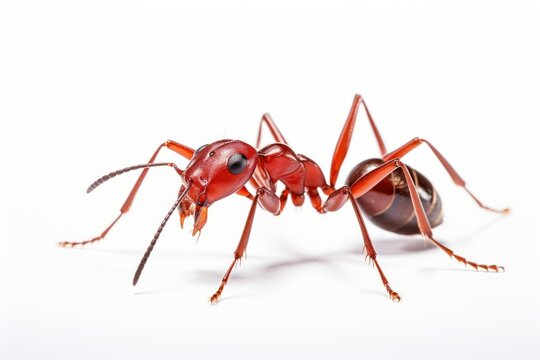
#> input picture images/ant.jpg, 540 x 360 px
$ python 30.thresholdValue.py
#> lines starting #> are read from the running program, lines starting #| are printed output that depends on the picture; after the words box and inside, x2 and y2 are one past the last pixel; in counts of white or black regions, pixels touching at a corner belong together
#compare Threshold and Matplotlib
import cv2
import matplotlib.pyplot as plt

img = cv2.imread('images/ant.jpg')
#> img is the input picture: shape (360, 540, 3); mean B, G, R 233.4, 234.6, 243.2
gray_img = cv2.cvtColor(img,cv2.COLOR_BGR2GRAY)
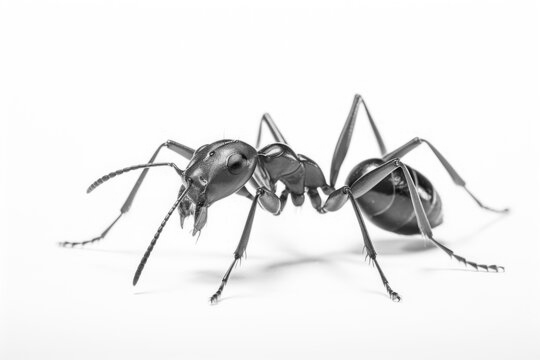
#> gray_img: shape (360, 540); min 7, max 255, mean 237

thres_value = [50,100,130,200,230]
plt.subplot(231,xticks=[],yticks=[])
plt.title("Original")
plt.imshow(gray_img,cmap="gray")

for i in range(len(thres_value)):
  thresh ,result = cv2.threshold(gray_img,thres_value[i],255,cv2.THRESH_BINARY)
  plt.subplot(232+i)
  plt.title("%d"%thres_value[i])
  plt.imshow(result,cmap="gray")
  plt.xticks([]),plt.yticks([])
#> this loop made 5 passes
#> thresh on passes 1 to 5: 50, 100, 130, 200, 230
#> pass 1, `thresh ,result = cv2.threshold(gray_img,thres_value[i],255,cv2.THRESH_..`:
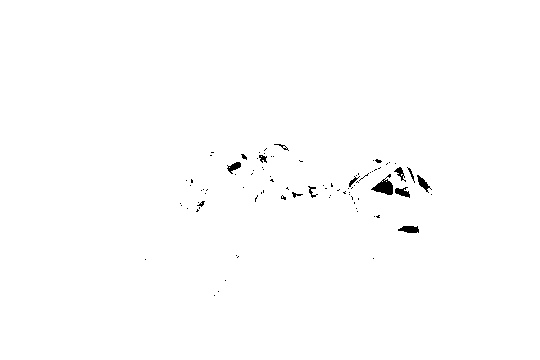
#> result: shape (360, 540); 99.4% white; 89 black regions (75 under 20 px), largest, box (x1, y1, x2, y2) and area: (371, 174, 393, 195) 226, (398, 226, 419, 233) 114, (417, 175, 432, 193) 95
#> pass 2, `thresh ,result = cv2.threshold(gray_img,thres_value[i],255,cv2.THRESH_..`:
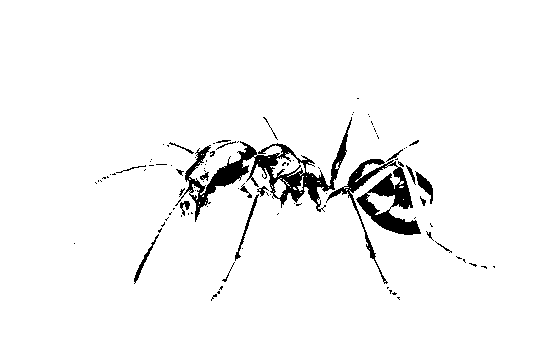
#> result: shape (360, 540); 96% white; 100 black regions (78 under 20 px), largest, box (x1, y1, x2, y2) and area: (175, 117, 352, 222) 3608, (326, 159, 421, 284) 2628, (415, 171, 433, 204) 213
#> pass 3, `thresh ,result = cv2.threshold(gray_img,thres_value[i],255,cv2.THRESH_..`:
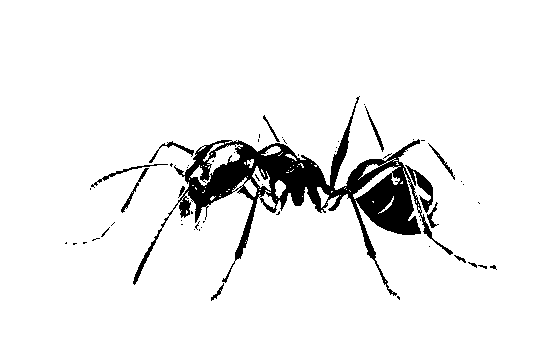
#> result: shape (360, 540); 93.3% white; 57 black regions (44 under 20 px), largest, box (x1, y1, x2, y2) and area: (133, 96, 453, 296) 11365, (405, 165, 433, 213) 400, (91, 164, 168, 188) 174

plt.show()
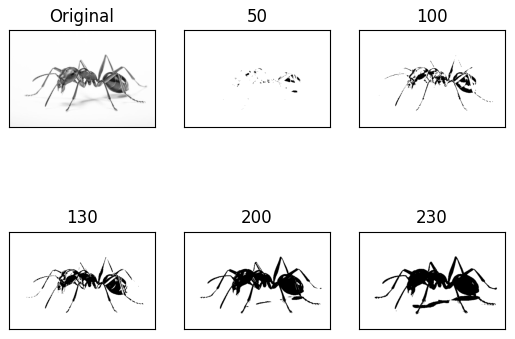
#> figure drawn by matplotlib, 6 panels


# cv2.imshow("Output",gray_img)
# cv2.waitKey(0)
# cv2.destroyAllWindows()
